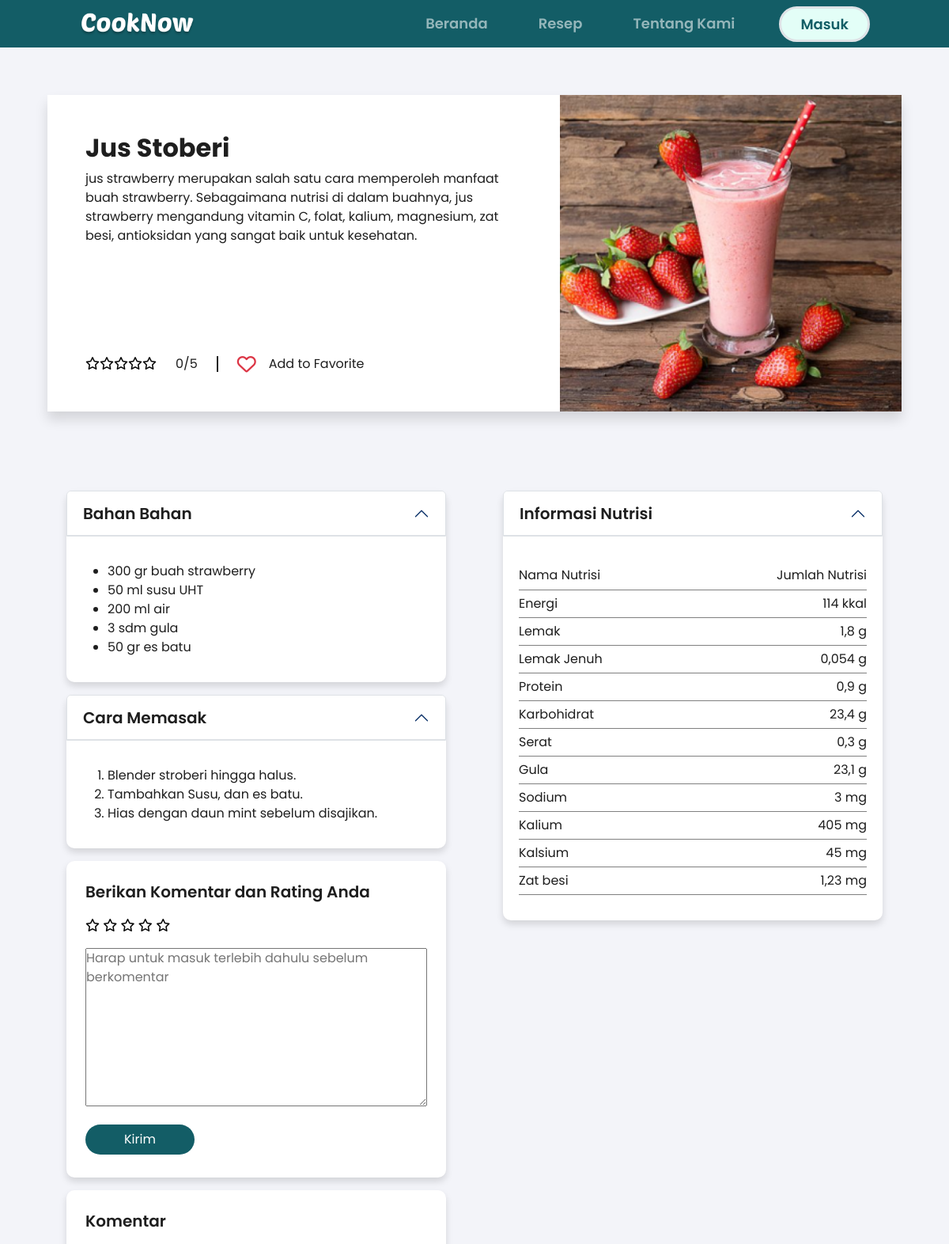
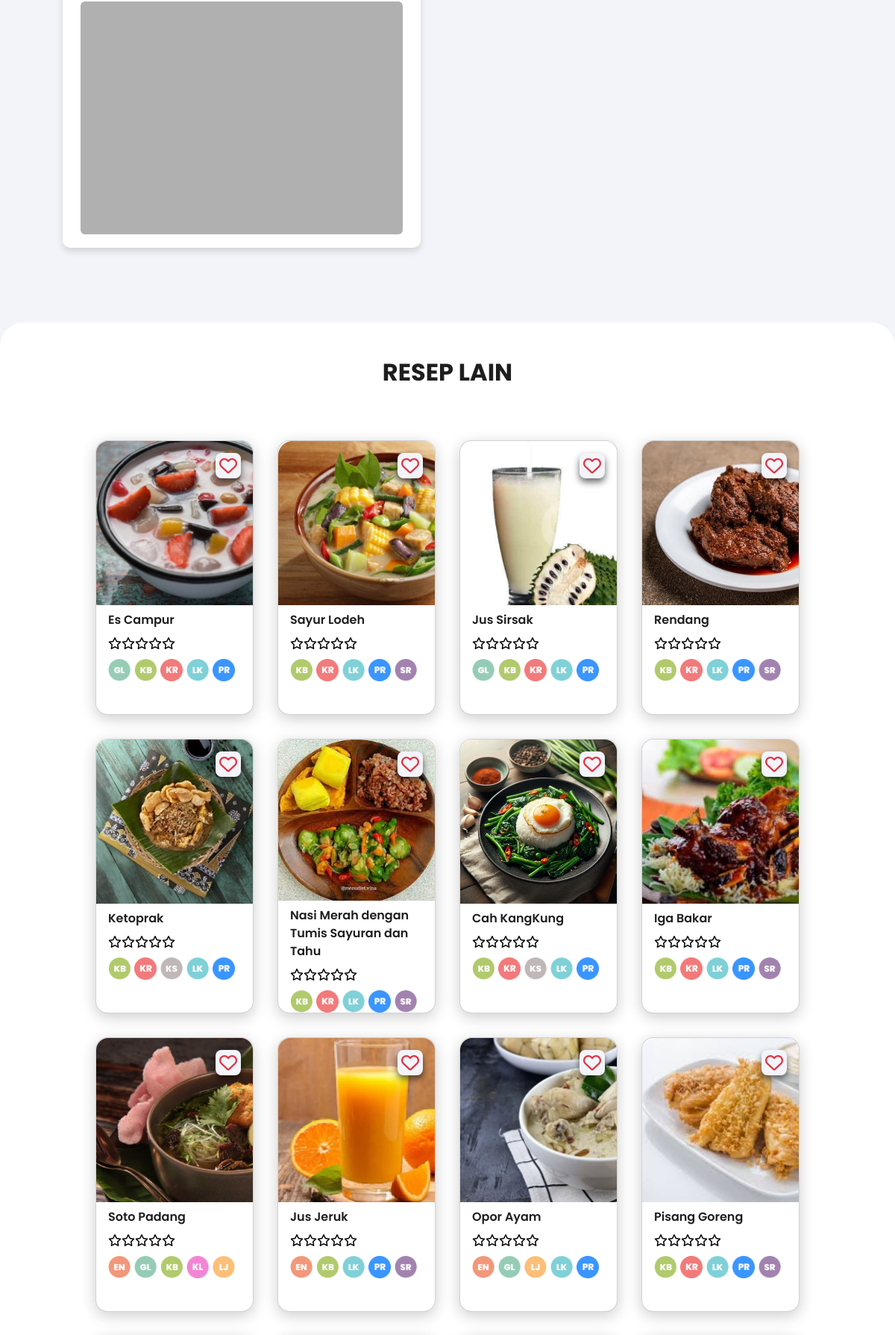
Screenshot of /recipes/detail-recipe.php?id=1 (upper part) with the database file from the repository (2 pictures, top to bottom).
### tables this page shows
CREATE TABLE `recipes` (
  `recipe_id` int(11) NOT NULL,
  `category` varchar(25) DEFAULT NULL,
  `name` varchar(50) DEFAULT NULL,
  `image` varchar(255) DEFAULT NULL,
  `description` varchar(255) NOT NULL,
  `ingredients` text NOT NULL,
  `instructions` text DEFAULT NULL,
  `nutritions` text NOT NULL
);

### recipes/detail-recipe.php (the view, shortened to what this page needs)
<?php
include "../config/koneksi.php";
function getNutritionIcons($conn, $recipe_id)
{
    $query = "
        SELECT n.icon
        FROM nutritions n
        JOIN recipe_nut rn ON n.nutrition_id = rn.nutrition_id
        WHERE rn.recipe_id = $recipe_id LIMIT 5
    ";
    $result = mysqli_query($conn, $query);
    $icons = [];
    while ($row = mysqli_fetch_assoc($result)) {
        $icons[] = $row['icon'];
    }
    return $icons;
}
$id = isset($_GET['id']) ? $_GET['id'] : null;
$recipe_result = mysqli_query($conn, "SELECT * FROM recipes WHERE recipe_id = $id");
$recipe = mysqli_fetch_assoc($recipe_result);
$rating_result = mysqli_query($conn, "SELECT AVG(rating) as average_rating, COUNT(*) as total_reviews FROM reviews WHERE recipe_id = $id");
$rating_data = mysqli_fetch_assoc($rating_result);
$average_rating = round($rating_data['average_rating'], 1);
$query = "SELECT * FROM recipes WHERE recipe_id != $id ORDER BY RAND() LIMIT 20";
$data = mysqli_query($conn, $query);
?>
<!DOCTYPE html>
<html lang="en">
<head>
    <link rel="stylesheet" href="../assets/css/style.css">
    <link rel="stylesheet" href="../assets/css/detail-recipe.css">
    <link rel="stylesheet" href="../assets/css/footer.css">
    <link rel="stylesheet" href="https://cdnjs.cloudflare.com/ajax/libs/font-awesome/6.5.1/css/all.min.css" />
    <link href="https://cdn.jsdelivr.net/npm/bootstrap@5.3.3/dist/css/bootstrap.min.css" rel="stylesheet">
</head>
<body>
    <nav class="navbar navbar-dark navbar-expand-lg fixed-top" style="background-color: var(--teal-2);">
        <div class="container-fluid" style="padding: 0 100px 0 100px;">
            <a class="navbar-brand" href="../"><img class="" style="height: 30px ;" src="../assets/img/logo.png" alt="CookNow"></a>
            <div class="collapse navbar-collapse" id="navbarNav">
                <ul class="fs-h4 navbar-nav ms-auto gap-xl-5 gap-md-4 gap-sm-2 py-xl-0 py-md-0 py-3">
                    <li class="nav-item">
                        <a class="nav-link nav-home" aria-current="page" href="../">Beranda</a>
                    </li>
                    <li class="nav-item">
                        <a class="nav-link nav-resep" href="../recipes.php">Resep</a>
                    </li>
                    <li class="nav-item">
                        <a class="nav-link nav-about" href="../about-us.php">Tentang Kami</a>
                    </li>
                    <li>
                        <a class="btn btn-hover rounded-5 border border-3 px-4" href="../login.php">Masuk</a>
                    </li>
                </ul>
            </div>
        </div>
    </nav>
    <header class="container-fluid d-flex p-0" style="width: 90%; margin-top: 120px; background-color: #fff; height: 400px; box-shadow: 0 10px 15px #0002;">
        <div class="p-5" style="width: 60%; height: 100%; color: var(--black); position: relative;">
            <h1 class="fs-h2"><?= $recipe['name']; ?></h1>
            <div class="fs-body" style="color: #1e1e1e;"><?= $recipe['description']; ?></div>
            <div class="d-flex gap-4 align-items-center mb-5" style="height: fit-content; width: fit-content; position: absolute; bottom: 0;">
                <div class="rating-star">
                    <?php
                    for ($i = 1; $i <= 5; $i++) {
                        echo $i <= $average_rating ? '<i class="fa-solid fa-star text-warning"></i>' : '<i class="fa-regular fa-star text-black"></i>';
                    }
                    ?>
                </div>
                <div style="color: var(--black);"><?= $average_rating; ?>/5</div>
                <div style="width: 2px; height: 20px; background-color: var(--black);"></div>
                <div class="d-flex gap-3">
                    <i class="love-icon fs-h3 fa-regular fa-heart text-danger" style="cursor:pointer;"></i>
                    <div style="color: var(--black);">Add to Favorite</div>
                </div>
            </div>
        </div>
        <div class="" style="width: 40%;">
            <div style="height: 100%; width: 100%; background-image: url(../admin/resep-makanan/<?= $recipe['image']; ?>); background-size: cover; background-position: center; background-repeat: no-repeat;"></div>
        </div>
    </header>
    <main class="container-fluid d-flex justify-content-evenly" style="margin: 100px 0; height: 100%;">
        <div class="left">
            <div class="accordion mb-3" id="accordionBahan">
                <div class="accordion-item">
                    <h2 class="accordion-header">
                        <button style="color: var(--black); font-size: 20px; font-weight: 600;" class="accordion-button" type="button" data-bs-toggle="collapse" data-bs-target="#collapseBahan" aria-expanded="true" aria-controls="collapseBahan">
                            Bahan Bahan
                        </button>
                </div>
                <div id="collapseBahan" class="accordion-collapse collapse show" data-bs-parent="#accordionBahan">
                    <div class="accordion-body">
                        <p class="fs-body" style="color: var(--black);"><?= $recipe['ingredients']; ?></p>
                    </div>
                </div>
            </div>
            <div class="accordion mb-3" id="accordionResep">
                <div class="accordion-item">
                    <h2 class="accordion-header">
                        <button style="color: var(--black); font-size: 20px; font-weight: 600;" class="accordion-button" type="button" data-bs-toggle="collapse" data-bs-target="#collapseResep" aria-expanded="true" aria-controls="collapseResep">
                            Cara Memasak
                        </button>
                </div>
                <div id="collapseResep" class="accordion-collapse collapse show" data-bs-parent="#accordionResep">
                    <div class="accordion-body">
                        <p class="fs-body" style="color: var(--black);"><?= $recipe['instructions']; ?></p>
                    </div>
                </div>
            </div>
            <div class="comment p-4 mb-3" style="height: 400px; background-color: #fff;">
                <p style="color: var(--black);font-size: 20px; font-weight: 600;">Berikan Komentar dan Rating Anda</p>
                <div class="rating-star mb-3">
                    <?php for ($i = 1; $i <= 5; $i++) : ?>
                        <i class="fa-regular fa-star rating-star-input" style="color: black;" data-rating="<?= $i; ?>"></i>
                    <?php endfor; ?>
                </div>
                <textarea name="comment" class="mb-3" style="color :black; width: 100%; height: 200px;" placeholder="Harap untuk masuk terlebih dahulu sebelum berkomentar" readonly></textarea>
                <button id="submit-comment" class="sumbits btn mb-3 px-5 rounded-5" style="background-color: var(--teal-2);">
                    <span class="text-white" style="text-decoration: none;">Kirim</span>
                </button>
            </div>
            <div class="comment p-4" style="height: 400px; background-color: #fff; overflow: hidden;">
                <p style="color: var(--black);font-size: 20px; font-weight: 600;">Komentar</p>
                <div class="rounded-2 p-3" style="width: 100%; height: calc(100% - 40px); margin-top: 10px; overflow-y: auto; background-color: var(--grey-2);">
                </div>
            </div>
        </div>
        <div class="right">
            <div class="accordion" id="accordionExample">
                <div class="accordion-item">
                    <h2 class="accordion-header">
                        <button style="color: var(--black); font-size: 20px; font-weight: 600;" class="accordion-button" type="button" data-bs-toggle="collapse" data-bs-target="#collapseNutrisi" aria-expanded="true" aria-controls="collapseNutrisi">
                            Informasi Nutrisi
                        </button>
                </div>
                <div id="collapseNutrisi" class="accordion-collapse collapse show" data-bs-parent="#accordionExample">
                    <div class="accordion-body">
                        <p class="fs-body" style="color: var(--black); background-color: red;"><?= $recipe['nutritions']; ?></p>
                    </div>
                </div>
            </div>
        </div>
    </main>
    <div class="container-fluid mb-5 rounded-top-5" style="background-color: #fff; position: relative;">
        <div class="pt-5">
            <h2 class="fs-h2 text-center" style="color: var(--black);">RESEP LAIN</h2>
            <main class="container-fluid m-0 d-flex justify-content-center" style="padding:0 100px;">
                <div class="container-fluid m-0 my-5" style="min-height: 70vh">
                    <div class="row row-cols-sm-2 row-cols-md-2 row-cols-lg-4 row-cols-xxl-5">
                    <?php
                    while ($hasil = $data->fetch_assoc()) {
                        $recipe_id = $hasil['recipe_id'];
                        $average_rating = 0;
                    ?>
                        <div class="col-4 p-3" style="min-height: 400px; max-height: 450px;">
                            <a href="detail-recipe.php?id=<?= $recipe_id; ?>" id="semua" class="card rounded-4" style=" text-decoration:none; width: 100%; height: 100%; background-color: white; box-shadow: 0 5px 20px #0003;">
                                <div class="bg-image d-flex justify-content-end pt-3 pe-3 rounded-top-4" style="background-image: url(../admin/resep-makanan/<?php echo $hasil['image'] ?>); height: 60%; position:relative; background-size:cover;">
                                    <i style="position:absolute; background-color: var(--grey-1); padding:5px; box-shadow:0px 5px 10px #0009; cursor:pointer;" class="love-icon fs-h3 fa-regular fa-heart text-danger rounded-3"></i>
                                </div>
                                <div class="desk-rekmakmin pt-2">
                                    <div class="nama-fav d-flex justify-content-between px-3">
                                        <p class="fw-semibold mb-2 fs-fs-body" style="color:var(--black);"><?php echo $hasil['name'] ?></p>
                                    </div>
                                    <div class="rating-star ps-3">
                                        <?php
                                        for ($i = 1; $i <= 5; $i++) {
                                            echo $i <= $average_rating ? '<i class="fa-solid fa-star text-warning"></i>' : '<i class="fa-regular fa-star text-black"></i>';
                                        }
                                        ?>
                                    </div>
                                    <div class="nutrition ps-3 pt-2">
                                        <?php
                                        $icons = getNutritionIcons($conn, $recipe_id);
                                        foreach ($icons as $icon) {
                                            echo "<img src='../$icon' alt='Nutrition Icon' style='width: 30px; height: 30px; margin-right: 5px;'>";
                                        }
                                        ?>
                                    </div>
                                </div>
                            </a>
                        </div>
                    <?php
                    }
                    ?>
                    </div>
                </div>
            </main>
        </div>
    </div>
</body>
</html>

### assets/css/style.css (style rules this page uses)
:root { --white : #fffff; --black : #1e1e1e; --teal-1 : #003c43; --teal-2 : #135d66; --teal-3 : #77b0aa; --teal-4 : #e3fef7; --red-1 : #d21312; --red-2 : #ed2b2a; --red-3 : #f15a59; --blue-1 : #3572ef; --blue-2 : #3abef9; --blue-3 : #a7e6ff; --grey-primary : #333333; --grey-3 : #666666; --grey-2 : #b0b0b0; --grey-1 : #f3f4f9; --poppins : "Poppins" }
.fs-h2 { font-size: 32px; font-weight: 700; }
.fs-h3 { font-size: 24px; font-weight: 600; }
.fs-h4 { font-size: 18px; font-weight: 600; }
.fs-body { font-size: 16px; font-weight: 400; }
* { padding: 0; margin: 0; font-family: var(--poppins); color: white; }
body { overflow-x: hidden; }

### assets/css/detail-recipe.css (style rules this page uses)
:root { --white : #fffff; --black : #1e1e1e; --teal-1 : #003c43; --teal-2 : #135d66; --teal-3 : #77b0aa; --teal-4 : #e3fef7; --red-1 : #d21312; --red-2 : #ed2b2a; --red-3 : #f15a59; --blue-1 : #3572ef; --blue-2 : #3abef9; --blue-3 : #a7e6ff; --grey-primary : #333333; --grey-3 : #666666; --grey-2 : #b0b0b0; --grey-1 : #f3f4f9; --poppins : "Poppins" }
.accordion, .comment { width: 40vw; box-shadow: 0 5px 10px #0002; border-radius: 10px; }
.accordion-button { background-color: #fff !important; }
.accordion { background-color: #fff; }
body { background-color: var(--grey-1) !important; box-sizing: border-box; }
.accordion-body ul, .accordion-body li { color: #1e1e1e !important; }
.accordion-body tr, .accordion-body td, .accordion-body p { color: #1e1e1e; }
.accordion-body td { height: 35px; }
.accordion-body td:nth-child(even) { text-align: right; }
.accordion-body table { width: 100%; }

### recipes/detail-recipe.php (style rules this page uses)
.navbar { max-height: 60px; }
.btn-hover { background-color: var(--teal-4); color: var(--teal-2); border-color: var(--teal-2); font-size: 18px; font-weight: 600; }

### rows the page displays
recipes: name "Jus Stoberi", description "jus strawberry merupakan salah satu cara memperoleh manfaat buah strawberry. Sebagaimana nutrisi di dalam buahnya, jus strawberry mengandung vitamin C, folat, kalium, magnesium, zat besi, antioksidan yang sangat baik untuk kesehatan.", image (picture), ingredients "300 gr buah strawberry 50 ml susu UHT 200 ml air 3 sdm gula 50 gr es batu", instructions "Blender stroberi hingga halus. Tambahkan Susu, dan es batu. Hias dengan daun mint sebelum disajikan.", nutritions "Nama Nutrisi Jumlah Nutrisi Energi 114 kkal Lemak 1,8 g Lemak Jenuh 0,054 g Protein 0,9 g Karbohidrat 23,4 g Serat 0,3 g Gula 23,1 g Sodium 3 mg Kalium 405 mg Kalsium 45 mg Zat besi 1,23 mg"
recipes: image (picture), name "Es Campur"
recipes: image (picture), name "Sayur Lodeh"
recipes: image (picture), name "Jus Sirsak"
recipes: image (picture), name "Rendang"
recipes: image (picture), name "Ketoprak"
recipes: image (picture), name "Nasi Merah dengan Tumis Sayuran dan Tahu"
recipes: image (picture), name "Cah KangKung"
recipes: image (picture), name "Iga Bakar"
recipes: image (picture), name "Soto Padang"
recipes: image (picture), name "Jus Jeruk"
recipes: image (picture), name "Opor Ayam"
recipes: image (picture), name "Pisang Goreng"

### other values shown
$average_rating "0"
